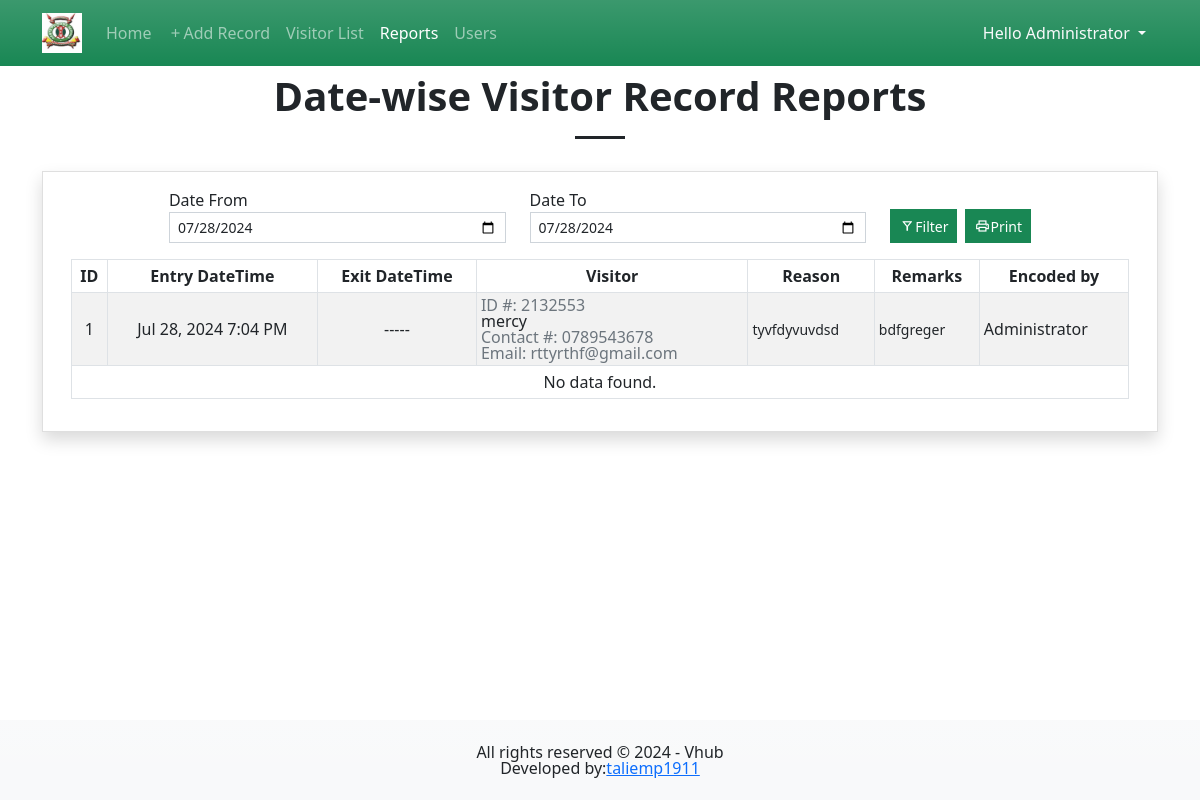
The app's page /?page=reports (signed in) with its own data.
### tables this page shows
CREATE TABLE `visitor_list` (
            `visitor_id` INTEGER NOT NULL PRIMARY KEY AUTOINCREMENT,
            `user_id` INTEGER NOT NULL,
            `id_number` TEXT NOT NULL,
            `fullname` TEXT NOT NULL,
            `contact` TEXT NOT NULL,
            `email` TEXT NULL,
            `reason` TEXT NULL,
            `remarks` TEXT NULL,
            `status` TINYINT(2) NOT NULL Default 0,
            `date_created` TIMESTAMP DEFAULT CURRENT_TIMESTAMP,
            `date_out` TIMESTAMP NULL DEFAULT NULL,
            FOREIGN KEY(`user_id`) REFERENCES `user_list`(`user_id`)
        );

### reports.php (the view, shortened to what this page needs)
<?php
$from = isset($_GET['from']) ? date("Y-m-d h:i:s", strtotime($_GET['from']. " 00:00:00")) : date("Y-m-d h:i:s", strtotime(date("Y-m-d"). " 00:00:00"));
$to = isset($_GET['to']) ? date("Y-m-d h:i:s", strtotime($_GET['to']. " 23:59:59")) : date("Y-m-d h:i:s", strtotime(date("Y-m-d"). " 23:59:59"));
?>
<h1 class="text-center fw-bolder">Date-wise Visitor Record Reports</h1>
<hr class="mx-auto opacity-100" style="width:50px;height:3px">
<div class="col-lg-12 col-md-12 col-sm-12 mx-auto py-3">
    <div class="card rounded-0 shadow">
        <div class="card-body rounded-0">
            <div class="container-fluid">
                <div class="mb-3">
                    <div class="row align-items-end justify-content-center">
                        <div class="col-lg-4 col-md-5 col-sm-12 col-12">
                            <label for="date_from">Date From</label>
                            <input type="date" value="<?= date("Y-m-d", strtotime($from)) ?>" class="form-control form-control-sm rounded-0" id="date_from" name="date_from" required="required">
                        </div>
                        <div class="col-lg-4 col-md-5 col-sm-12 col-12">
                            <label for="date_to">Date To</label>
                            <input type="date" value="<?= date("Y-m-d", strtotime($to)) ?>" class="form-control form-control-sm rounded-0" id="date_to" name="date_to" required="required">
                        </div>
                        <div class="col-auto">
                            <div class="d-flex">
                                <button class="btn btn-success btn-sm rounded-0 d-flex align-items-center me-2" id="filter"><span class="material-symbols-outlined">filter_alt</span> Filter</button>
                                <button class="btn btn-success btn-sm rounded-0 d-flex align-items-center" id="print"><span class="material-symbols-outlined">print</span> Print</button>
                            </div>
                        </div>
                    </div>
                </div>
                <div class="table-responsive">
                    <table class="table table-sm table-bordered table-hover table-striped" id="visitorTBL">
                        <thead>
                            <tr>
                                <th class="text-center">ID</th>
                                <th class="text-center">Entry DateTime</th>
                                <th class="text-center">Exit DateTime</th>
                                <th class="text-center">Visitor</th>
                                <th class="text-center">Reason</th>
                                <th class="text-center">Remarks</th>
                                <th class="text-center">Encoded by</th>
                            </tr>
                        </thead>
                        <tbody>
                            <?php
                            $from = new DateTime($from, new DateTimeZone('Africa/Nairobi'));
                            $from->setTimezone(new DateTimeZone('UTC'));
                            $from = $from->format("Y-m-d");
                            $to = new DateTime($to, new DateTimeZone('Africa/Nairobi'));
                            $to->setTimezone(new DateTimeZone('UTC'));
                            $to = $to->format("Y-m-d");
                            $i = 1;
                            $visitors_sql = "SELECT *, COALESCE((SELECT `fullname` FROM `user_list` where `user_list`.`user_id` = `visitor_list`.`user_id`),'N/A') as `encoded` FROM `visitor_list` where date(`date_created`) BETWEEN '{$from}' and '{$to}' ORDER BY strftime('%s', `date_created`) desc";
                            $visitors_qry = $conn->query($visitors_sql);
                            while($row = $visitors_qry->fetchArray()):
                                $date_created = new DateTime($row['date_created'], new DateTimeZone('UTC'));$date_created->setTimezone(new DateTimeZone('Africa/Nairobi'));
                            ?>
                            <tr>
                                <td class="text-center"><?= $i++; ?></td>
                                <td class="text-center"><?= $date_created->format('M d, Y g:i A') ?></td>
                                <td class="text-center"><?= $date_out ?? "-----" ?></td>
                                <td class="">
                                    <div class="lh-1">
                                        <div class="text-secondary">ID #: <?= $row['id_number'] ?></div>
                                        <div><?= $row['fullname'] ?></div>
                                        <div class="text-secondary">Contact #: <?= $row['contact'] ?></div>
                                        <div class="text-secondary">Email: <?= $row['email'] ?></div>
                                    </div>
                                </td>
                                <td class=""><small><?= $row['reason'] ?></small></td>
                                <td class=""><small><?= $row['remarks'] ?></small></td>
                                <td class=""><?= $row['encoded'] ?></td>
                            </tr>
                            <?php endwhile; ?>
                            <?php if(!$visitors_qry->fetchArray()): ?>
                                <tr>
                                    <td colspan="7" class="text-center">No data found.</td>
                                </tr>
                            <?php endif; ?>
                        </tbody>
                    </table>
                </div>
            </div>
        </div>
    </div>
</div>

### css/custom.css (style rules this page uses)
html, body { margin: unset; height: 100%; width: 100%; overflow-x: hidden; }
body { padding-bottom:5em; }
.material-symbols-outlined { font-size: var(--bs-body-font-size) !important; line-height: var(--bs-body-line-height) !important; }
table th, table td { vertical-align: middle !important; }

### records on screen
visitor_list: date_created "Jul 28, 2024 7:04 PM", id_number "2132553", fullname "mercy", contact "0789543678", email "rttyrthf@gmail.com", reason "tyvfdyvuvdsd", remarks "bdfgreger", encoded "Administrator"

### other values on screen
$_SESSION['fullname'] "Administrator"
